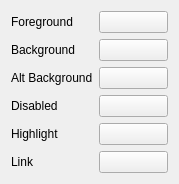
<?xml version="1.0" encoding="UTF-8"?>
<ui version="4.0">
 <class>CustomPaletteWidget</class>
 <widget class="QWidget" name="CustomPaletteWidget">
  <property name="geometry">
   <rect>
    <x>0</x>
    <y>0</y>
    <width>179</width>
    <height>64</height>
   </rect>
  </property>
  <property name="windowTitle">
   <string>Form</string>
  </property>
  <layout class="QVBoxLayout" name="verticalLayout">
   <item>
    <layout class="QGridLayout" name="gridLayout">
     <item row="0" column="0">
      <widget class="QLabel" name="colorLabel0">
       <property name="text">
        <string>Foreground</string>
       </property>
      </widget>
     </item>
     <item row="0" column="1">
      <widget class="QPushButton" name="foregroundColor">
       <property name="layoutDirection">
        <enum>Qt::RightToLeft</enum>
       </property>
       <property name="styleSheet">
        <string notr="true"/>
       </property>
       <property name="text">
        <string/>
       </property>
      </widget>
     </item>
     <item row="1" column="0">
      <widget class="QLabel" name="colorLabel1">
       <property name="text">
        <string>Background</string>
       </property>
      </widget>
     </item>
     <item row="1" column="1">
      <widget class="QPushButton" name="backgroundColor">
       <property name="layoutDirection">
        <enum>Qt::RightToLeft</enum>
       </property>
       <property name="styleSheet">
        <string notr="true"/>
       </property>
       <property name="text">
        <string/>
       </property>
      </widget>
     </item>
     <item row="2" column="0">
      <widget class="QLabel" name="colorLabel2">
       <property name="text">
        <string>Alt Background</string>
       </property>
      </widget>
     </item>
     <item row="2" column="1">
      <widget class="QPushButton" name="alternateBackgroundColor">
       <property name="layoutDirection">
        <enum>Qt::RightToLeft</enum>
       </property>
       <property name="styleSheet">
        <string notr="true"/>
       </property>
       <property name="text">
        <string/>
       </property>
      </widget>
     </item>
     <item row="3" column="0">
      <widget class="QLabel" name="colorLabel3">
       <property name="text">
        <string>Disabled</string>
       </property>
      </widget>
     </item>
     <item row="3" column="1">
      <widget class="QPushButton" name="disabledColor">
       <property name="layoutDirection">
        <enum>Qt::RightToLeft</enum>
       </property>
       <property name="styleSheet">
        <string notr="true"/>
       </property>
       <property name="text">
        <string/>
       </property>
      </widget>
     </item>
     <item row="4" column="0">
      <widget class="QLabel" name="colorLabel4">
       <property name="text">
        <string>Highlight</string>
       </property>
      </widget>
     </item>
     <item row="4" column="1">
      <widget class="QPushButton" name="highlightColor">
       <property name="layoutDirection">
        <enum>Qt::RightToLeft</enum>
       </property>
       <property name="styleSheet">
        <string notr="true"/>
       </property>
       <property name="text">
        <string/>
       </property>
      </widget>
     </item>
     <item row="5" column="0">
      <widget class="QLabel" name="colorLabel5">
       <property name="text">
        <string>Link</string>
       </property>
      </widget>
     </item>
     <item row="5" column="1">
      <widget class="QPushButton" name="linkColor">
       <property name="layoutDirection">
        <enum>Qt::RightToLeft</enum>
       </property>
       <property name="styleSheet">
        <string notr="true"/>
       </property>
       <property name="text">
        <string/>
       </property>
      </widget>
     </item>
    </layout>
   </item>
  </layout>
 </widget>
 <resources/>
 <connections/>
</ui>
